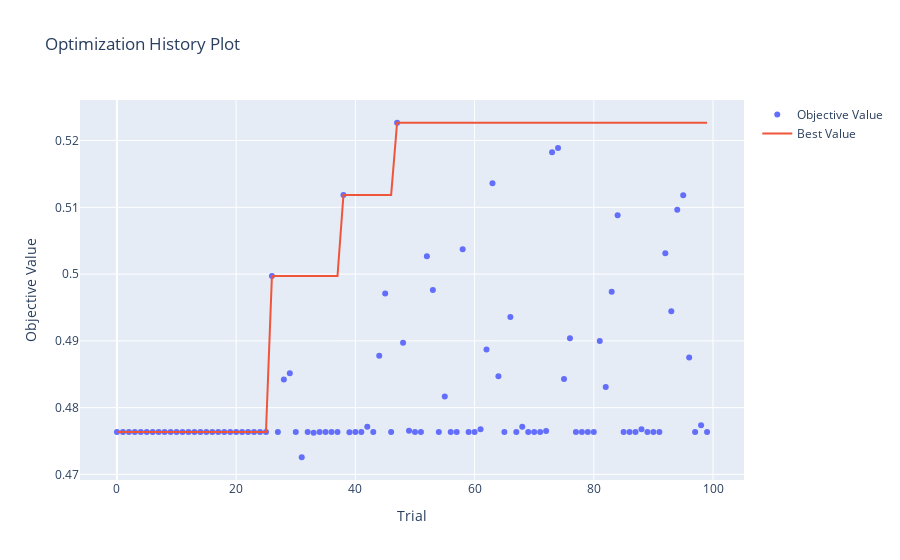

Notebook code cell kept with this figure:
### Markdown cell above
### 2.3 Optuna Visualizations
Visualizing hyper-parameter tuning results obtained by running Optuna.

### Code cell
optuna.visualization.plot_optimization_history(study)
